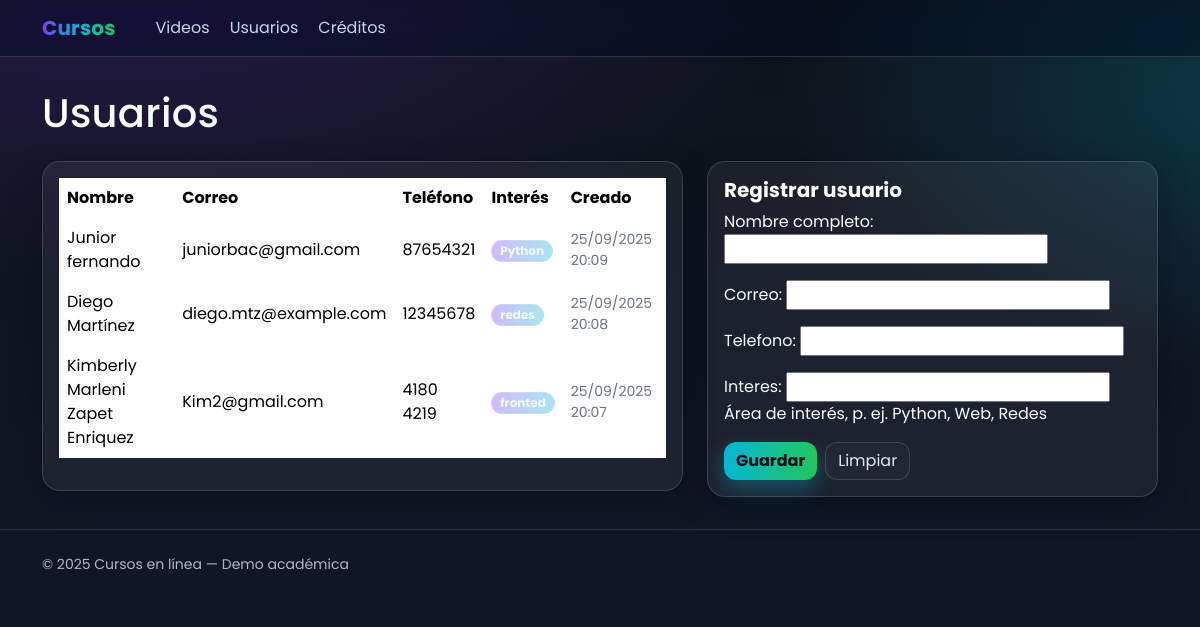
Screenshot of /usuarios/ with the database file from the repository.
### courses/models.py (models this page shows, shortened)
class Estudiante(models.Model):  # Usuarios distintos al admin de Django
    nombre_completo = models.CharField(max_length=120)
    correo = models.EmailField(unique=True)
    telefono = models.CharField(max_length=20, blank=True)
    interes = models.CharField(max_length=80, blank=True, help_text="Área de interés, p. ej. Python, Web, Redes")
    creado = models.DateTimeField(auto_now_add=True)

### courses/views.py (the view)
# urls.py: path('usuarios/', views.usuarios_view, name='usuarios'),
def usuarios_view(request):
    usuarios = Estudiante.objects.order_by('-creado')
    if request.method == 'POST':
        form = EstudianteForm(request.POST)
        if form.is_valid():
            form.save()
            return redirect(reverse('courses:usuarios'))
    else:
        form = EstudianteForm()
    return render(request, 'courses/usuarios_list.html', {'usuarios': usuarios, 'form': form, 'page_title': 'Usuarios'})

### courses/forms.py
class EstudianteForm(forms.ModelForm):
    class Meta:
        model = Estudiante
        fields = ['nombre_completo', 'correo', 'telefono', 'interes']

### courses/templates/courses/usuarios_list.html (shortened to what this page needs)
{% extends 'base.html' %}
{% block content %}
<h1 class="mb-4">Usuarios</h1>
<div class="row g-4">
  <div class="col-lg-7">
    <div class="card">
      <div class="card-body">
        {% if usuarios %}
          <div class="table-responsive">
            <table class="table table-borderless align-middle text-light">
              <thead>
                <tr>
                  <th>Nombre</th><th>Correo</th><th>Teléfono</th><th>Interés</th><th>Creado</th>
                </tr>
              </thead>
              <tbody>
                {% for u in usuarios %}
                  <tr>
                    <td>{{ u.nombre_completo }}</td>
                    <td>{{ u.correo }}</td>
                    <td>{{ u.telefono|default:'—' }}</td>
                    <td><span class="badge">{{ u.interes|default:'—' }}</span></td>
                    <td class="text-secondary small">{{ u.creado|date:'d/m/Y H:i' }}</td>
                  </tr>
                {% endfor %}
              </tbody>
            </table>
          </div>
        {% else %}
          <div class="alert">No hay usuarios registrados aún.</div>
        {% endif %}
      </div>
    </div>
  </div>
  <div class="col-lg-5">
    <div class="card">
      <div class="card-body">
        <h5 class="card-title">Registrar usuario</h5>
        <form method="post" novalidate>
          {{ form.as_p }}
          <div class="d-flex gap-2">
            <button class="btn btn-gradient">Guardar</button>
            <button class="btn btn-ghost" type="reset">Limpiar</button>
          </div>
        </form>
      </div>
    </div>
  </div>
</div>
{% endblock %}

### courses/templates/base.html (shortened to what this page needs)
<!doctype html>
<html lang="es">
<head>
  <link href="https://cdn.jsdelivr.net/npm/bootstrap@5.3.3/dist/css/bootstrap.min.css" rel="stylesheet">
</head>
<body>
  <nav class="navbar navbar-expand-lg sticky-top">
    <div class="container">
      <a class="navbar-brand" href="/">Cursos</a>
      <div id="nav" class="collapse navbar-collapse">
        <ul class="navbar-nav ms-0 ms-lg-3 gap-1">
          <li class="nav-item"><a class="nav-link" href="/videos/">Videos</a></li>
          <li class="nav-item"><a class="nav-link" href="/usuarios/">Usuarios</a></li>
          <li class="nav-item"><a class="nav-link" href="/creditos/">Créditos</a></li>
        </ul>
      </div>
    </div>
  </nav>
  <main class="container shell">
    {% block content %}{% endblock %}
  </main>
  <footer class="py-4">
    <div class="container small">© {% now "Y" %} Cursos en línea — Demo académica</div>
  </footer>
</body>
</html>

### courses/templates/base.html (style rules this page uses)
:root { --bg-1: #0e121b; --bg-2: #12172a; --grad-1: #7c3aed; --grad-2: #06b6d4; --grad-3: #22c55e; --text: #f8fafc; --muted: #cbd5e1; --card: rgba(255,255,255,0.06); --border: rgba(255,255,255,0.14); --shadow: 0 10px 30px rgba(2, 8, 23, .35); }
* { box-sizing: border-box }
html,body { height: 100% }
body { margin:0; color: var(--text); background: radial-gradient(1200px 600px at 10% -10%, rgba(124,58,237,.25), transparent 60%), radial-gradient(900px 500px at 110% 10%, rgba(6,182,212,.25), transparent 60%), radial-gradient(700px 400px at 50% 120%, rgba(34,197,94,.20), transparent 60%), linear-gradient(180deg, var(--bg-1), var(--bg-2)); font-family: "Poppins", system-ui, -apple-system, Segoe UI, Roboto, Arial, sans-serif; }
.navbar { backdrop-filter: saturate(160%) blur(10px); background: rgba(8,14,28,.55); border-bottom: 1px solid var(--border); }
.navbar-brand { font-weight: 700; letter-spacing: .2px; background: linear-gradient(90deg,var(--grad-1),var(--grad-2),var(--grad-3)); -webkit-background-clip: text; background-clip: text; color: transparent !important; }
.nav-link { color:#dbeafe !important; opacity:.9 }
.shell { padding-top: 32px; padding-bottom: 32px; }
.card { background: var(--card); border: 1px solid var(--border); border-radius: 18px; box-shadow: var(--shadow); color: var(--text); }
.card-title { font-weight:700 }
.btn-gradient { border:0; color:#051016; font-weight:700; border-radius: 12px; background: linear-gradient(90deg,var(--grad-2),var(--grad-3)); transition: transform .08s ease-in-out, box-shadow .2s; box-shadow: 0 8px 20px rgba(6,182,212,.35); }
.btn-ghost { border:1px solid var(--border); color:#e2e8f0; background: rgba(255,255,255,0.02); border-radius:12px; }
.badge { border-radius: 999px; border: 1px solid rgba(255,255,255,.15); background: linear-gradient(90deg, rgba(124,58,237,.35), rgba(6,182,212,.35)); color: #f0f9ff; }
footer { border-top: 1px solid var(--border); color: #cbd5e1; opacity:.85; }
h1,h2 { background: linear-gradient(90deg, #fff, #e0f2fe 30%, #bbf7d0 60%); -webkit-background-clip: text; background-clip: text; color: transparent; letter-spacing:.3px; }

### rows the page displays
Estudiante: nombre_completo "Junior fernando", correo "juniorbac@gmail.com", telefono "87654321", interes "Python", creado "25/09/2025 20:09"
Estudiante: nombre_completo "Diego Martínez", correo "diego.mtz@example.com", telefono "12345678", interes "redes", creado "25/09/2025 20:08"
Estudiante: nombre_completo "Kimberly Marleni Zapet Enriquez", correo "Kim2@gmail.com", telefono "4180 4219", interes "fronted", creado "25/09/2025 20:07"
